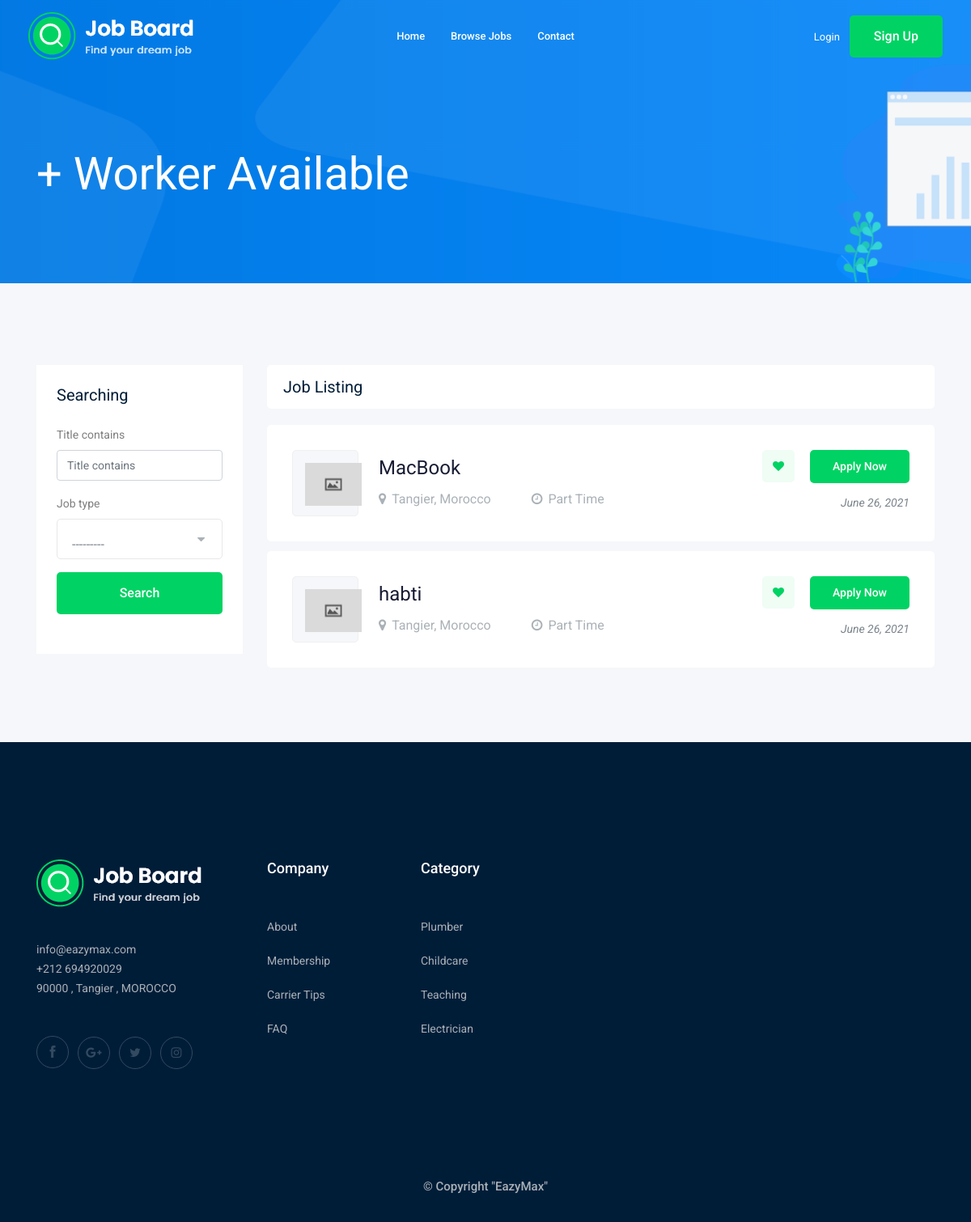
Page /porter/ on the earlier database version.
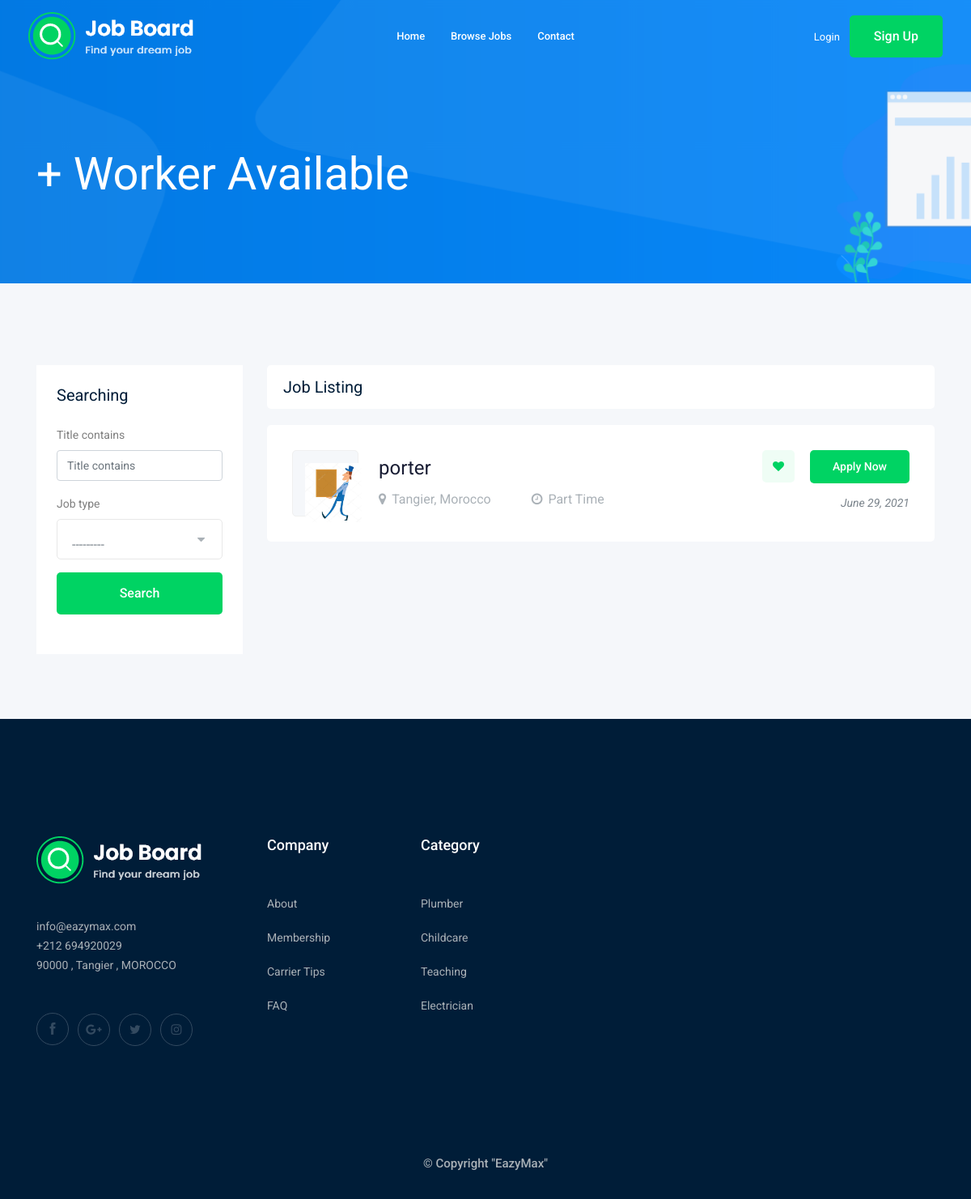
Same page on the later database version.
### jobs/models.py (models this page shows, shortened)
class Job(models.Model):
    JOB_TYPE = (
        ('Full Time','Full Time'),
        ('Part Time','Part Time')
    )
    title = models.CharField(max_length=250)
    poster = models.ForeignKey(User,related_name='job_poster',on_delete=models.CASCADE)
    description = models.TextField(default="What ill do : \nExperience : \nPrice : ",max_length=2000,blank=True,null=True)
    job_type = models.CharField(max_length=100,choices=JOB_TYPE,null=True,blank=True)
    date_posted = models.DateTimeField(auto_now_add=True)
    featured = models.BooleanField(default=False)
    image = models.ImageField(upload_to=image_upload,default="jobs/default.jpg")
    category = models.ForeignKey(Category,on_delete=models.CASCADE)
    slug = models.SlugField(null=True,blank=True)
    class Meta:
        ordering = ('-date_posted',)

### home/views.py (the view)
# urls.py: path('porter/',porter,name="porter"),
def porter(request):
    jobs = Job.objects.filter(category=4)
    filter = JobFilter2(request.GET,queryset=jobs)
    jobs = filter.qs
    paginator = Paginator(jobs,9)
    page_number = request.GET.get('page')
    page_obj = paginator.get_page(page_number)
    context = {
        'jobs' : page_obj,
        'filter' : filter
    }
    return render(request,'categories/porter.html',context)

### home/templates/categories/porter.html (shortened to what this page needs)
{% extends 'base.html' %}
{% load bootstrap4 %}
{% block content %}
    <div class="bradcam_area bradcam_bg_1">
        <div class="container">
            <div class="row">
                <div class="col-xl-12">
                    <div class="bradcam_text">
                        <h3>{{jobs.count}}+ Worker Available</h3>
                    </div>
                </div>
            </div>
        </div>
    </div>
    <div class="job_listing_area plus_padding">
        <div class="container">
            <div class="row">
                <div class="col-lg-3">
                    <div class="job_filter white-bg">
                        <div class="form_inner white-bg">
                            <h3>Searching</h3>
                            <form method="GET">
                                {% bootstrap_form filter.form %}
                                <button  class="boxed-btn3 w-100 mt-3" type="submit">Search</button>
                            </form>
                        </div>
                        <br>
                    </div>
                </div>
                <div class="col-lg-9">
                    <div class="recent_joblist_wrap">
                        <div class="recent_joblist white-bg ">
                            <div class="row align-items-center">
                                <div class="col-md-6">
                                    <h4>Job Listing</h4>
                                </div>
                            </div>
                        </div>
                    </div>
                    <div class="job_lists m-0">
                        <div class="row">
                            {% for job in jobs %}
                                <div class="col-lg-12 col-md-12">
                                    <div class="single_jobs white-bg d-flex justify-content-between">
                                        <div class="jobs_left d-flex align-items-center">
                                            <div class="thumb">
                                                <img style="width: 70px;" src="{{job.image.url}}"alt="">
                                            </div>
                                            <div class="jobs_conetent">
                                                <a href="{% url 'jobs:job_detail' job.slug %}"><h4>{{job.title}}</h4></a>
                                                <div class="links_locat d-flex align-items-center">
                                                    <div class="location">
                                                        <p> <i class="fa fa-map-marker"></i>Tangier, Morocco</p>
                                                    </div>
                                                    <div class="location">
                                                        <p> <i class="fa fa-clock-o"></i>{{job.job_type}}</p>
                                                    </div>
                                                </div>
                                            </div>
                                        </div>
                                        <div class="jobs_right">
                                            <div class="apply_now">
                                                <a class="heart_mark" href="#"> <i class="fa fa-heart"></i> </a>
                                                <a href="{% url 'jobs:job_detail' job.slug %}" class="boxed-btn3">Apply Now</a>
                                            </div>
                                            <div class="date">
                                                <p>{{job.date_posted|date:"F d, Y"}}</p>
                                            </div>
                                        </div>
                                    </div>
                                </div>
                            {% endfor %}
                        </div>
                    </div>
                </div>
            </div>
        </div>
    </div>
{% endblock %}

### templates/base.html (shortened to what this page needs)
{% load static %}
<!doctype html>
<html class="no-js" lang="zxx">
<head>
    <link rel="stylesheet" href="{% static 'css/bootstrap.min.css' %}">
    <link rel="stylesheet" href="{% static 'css/owl.carousel.min.css' %}">
    <link rel="stylesheet" href="{% static 'css/magnific-popup.css' %}">
    <link rel="stylesheet" href="{% static 'css/font-awesome.min.css' %}">
    <link rel="stylesheet" href="{% static 'css/themify-icons.css' %}">
    <link rel="stylesheet" href="{% static 'css/nice-select.css' %}">
    <link rel="stylesheet" href="{% static 'css/flaticon.css' %}">
    <link rel="stylesheet" href="{% static 'css/jquery-ui.css' %}">
    <link rel="stylesheet" href="{% static 'css/gijgo.css' %}">
    <link rel="stylesheet" href="{% static 'css/animate.min.css' %}">
    <link rel="stylesheet" href="{% static 'css/slicknav.css' %}">
    <link rel="stylesheet" href="{% static 'css/style.css' %}">
</head>
<body>
    {% include 'parts/navbar.html' %}
    {% block content %}
    {% endblock %}
    {% include 'parts/footer.html' %}
</body>
</html>

### templates/parts/navbar.html (shortened to what this page needs)
<header>
    <div class="header-area ">
        <div id="sticky-header" class="main-header-area">
            <div class="container-fluid ">
                <div class="header_bottom_border">
                    <div class="row align-items-center">
                        <div class="col-xl-3 col-lg-2">
                            <div class="logo">
                                <a href="index.html">
                                    <img src="img/logo.png" alt="">
                                </a>
                            </div>
                        </div>
                        <div class="col-xl-6 col-lg-7">
                            <div class="main-menu  d-none d-lg-block">
                                <nav>
                                    <ul id="navigation">
                                        <li><a href="{% url 'home' %}">Home</a></li>
                                        <li><a href="{% url 'jobs:job_list' %}">Browse Jobs</a></li>
                                        <li><a href="{% url 'contact:contact' %}">Contact</a></li>
                                    </ul>
                                </nav>
                            </div>
                        </div>
                        {% if user.is_authenticated %}
                            <div class="col-xl-3 col-lg-3 d-none d-lg-block">
                                <div class="Appointment">
                                    <div class="phone_num d-none d-xl-block">
                                        <a href="{% url 'logout' %}">Logout</a>
                                    </div>
                                    <div class="phone_num d-none d-xl-block">
                                        <a href="{% url 'accounts:profile' user.id %}">profile</a>
                                    </div>
                                    <div class="d-none d-lg-block">
                                        <a class="boxed-btn3" href="{% url 'jobs:post_job' %}">Post a Job</a>
                                    </div>
                                </div>
                            </div>
                        {% else %}
                            <div class="col-xl-3 col-lg-3 d-none d-lg-block">
                                <div class="Appointment">
                                    <div class="phone_num d-none d-xl-block">
                                        <a href="{% url 'login' %}">Login</a>
                                    </div>
                                    <div class="d-none d-lg-block">
                                        <a class="boxed-btn3" href="{% url 'accounts:signup' %}">Sign Up</a>
                                    </div>
                                </div>
                            </div>
                        {% endif %}
                        <div class="col-12">
                        </div>
                    </div>
                </div>
            </div>
        </div>
    </div>
</header>

### templates/parts/footer.html (shortened to what this page needs)
{% load static %}
<footer class="footer">
    <div class="footer_top">
        <div class="container">
            <div class="row">
                <div class="col-xl-3 col-md-6 col-lg-3">
                    <div class="footer_widget wow fadeInUp" data-wow-duration="1s" data-wow-delay=".3s">
                        <div class="footer_logo">
                            <a href="#">
                                <img src="img/logo.png" alt="">
                            </a>
                        </div>
                        <p>
                            info@eazymax.com <br>
                            +212 694920029 <br>
                            90000 , Tangier , MOROCCO
                        </p>
                        <div class="socail_links">
                            <ul>
                                <li>
                                    <a href="#">
                                        <i class="ti-facebook"></i>
                                    </a>
                                </li>
                                <li>
                                    <a href="#">
                                        <i class="fa fa-google-plus"></i>
                                    </a>
                                </li>
                                <li>
                                    <a href="#">
                                        <i class="fa fa-twitter"></i>
                                    </a>
                                </li>
                                <li>
                                    <a href="#">
                                        <i class="fa fa-instagram"></i>
                                    </a>
                                </li>
                            </ul>
                        </div>
                    </div>
                </div>
                <div class="col-xl-2 col-md-6 col-lg-2">
                    <div class="footer_widget wow fadeInUp" data-wow-duration="1.1s" data-wow-delay=".4s">
                        <h3 class="footer_title">
                            Company
                        </h3>
                        <ul>
                            <li><a href="{% url 'about' %}">About </a></li>
                            <li><a href="#"> Membership</a></li>
                            <li><a href="#">Carrier Tips</a></li>
                            <li><a href="#">FAQ</a></li>
                        </ul>
                    </div>
                </div>
                <div class="col-xl-3 col-md-6 col-lg-3">
                    <div class="footer_widget wow fadeInUp" data-wow-duration="1.2s" data-wow-delay=".5s">
                        <h3 class="footer_title">
                            Category
                        </h3>
                        <ul>
                            <li><a href="#">Plumber</a></li>
                            <li><a href="#">Childcare</a></li>
                            <li><a href="#">Teaching</a></li>
                            <li><a href="#">Electrician</a></li>
                        </ul>
                    </div>
                </div>
                <div class="col-xl-4 col-md-6 col-lg-4">
                    <div class="footer_widget wow fadeInUp" data-wow-duration="1.3s" data-wow-delay=".6s">
                    </div>
                </div>
            </div>
        </div>
    </div>
    <div class="copy-right_text wow fadeInUp" data-wow-duration="1.4s" data-wow-delay=".3s">
        <div class="container">
            <div class="row">
                <div class="col-xl-12">
                    <p class="copy_right text-center">
                        &copy; Copyright "EazyMax"
                    </p>
                </div>
            </div>
        </div>
    </div>
</footer>

Differences in the rows shown:
removed Job: image (placeholder picture), title "MacBook", job_type "Part Time", date_posted "June 26, 2021"
removed Job: image (placeholder picture), title "habti", job_type "Part Time", date_posted "June 26, 2021"
added Job: image (picture), title "porter", job_type "Part Time", date_posted "June 29, 2021"
